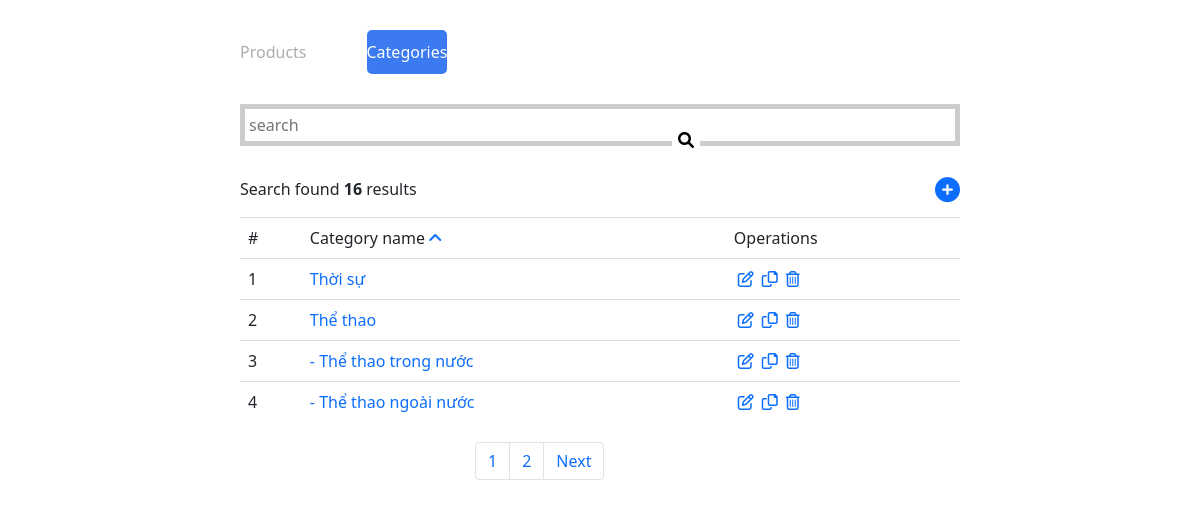
The page /?mod=home&controller=index&action=sort&sort=DESC&attr=title on the database its author committed.
### tables this page shows
CREATE TABLE `tbl_cat` (
  `cat_id` int(11) NOT NULL,
  `title` varchar(500) NOT NULL,
  `parent_id` int(11) NOT NULL
);

### libraries/database.php (called while the page is built, shortened)
<?php
function db_query($query_string) {
    global $conn;
    $result = mysqli_query($conn, $query_string);
    return $result;
}
function db_fetch_array($query_string) {
    $result = array();
    $mysqli_result = db_query($query_string);
    while ($row = mysqli_fetch_assoc($mysqli_result)) {
        $result[] = $row;
    }
    return $result;
}
function db_num_rows($query_string) {
    $mysqli_result = db_query($query_string);
	return mysqli_num_rows($mysqli_result);
}

### modules/home/controllers/indexController.php (called while the page is built, shortened)
<?php
function sortAction(){
    load_view('cat');
}

### core/router.php (called while the page is built, shortened)
<?php
$action_name = get_action().'Action';
call_function(array('construct', $action_name));

### core/appload.php (called while the page is built, shortened)
<?php
require CONFIGPATH . DIRECTORY_SEPARATOR . 'database.php';
require LIBPATH . DIRECTORY_SEPARATOR . 'database.php';
require LIBPATH . DIRECTORY_SEPARATOR . 'data_tree.php';
require LIBPATH . DIRECTORY_SEPARATOR . 'pagination.php';
require COREPATH . DIRECTORY_SEPARATOR . 'base.php';
require COREPATH . DIRECTORY_SEPARATOR . 'router.php';

### index.php (called while the page is built, shortened)
<?php
require COREPATH.DIRECTORY_SEPARATOR.'appload.php';

### libraries/data_tree.php (called while the page is built, shortened)
<?php
function data_tree($data, $parent_id = 1, $level = 0){
    $result = array();
    foreach($data as $item){
        if($item['parent_id'] == $parent_id){
            $item['level'] = $level;
            $result[] = $item;
            $child = data_tree($data, $item['cat_id'], $level+1);
            $result = array_merge($result, $child);
        }
    }
    return $result;
}

### modules/home/views/catView.php (the view, shortened to what this page needs)
<?php
$data_cat = db_fetch_array('SELECT* FROM `tbl_cat`');
$list_cat_all = data_tree($data_cat, 0);
$num_per_page = 10;
$list_num_page = db_num_page('tbl_cat', $num_per_page);
$total_row = count($list_cat_all);
$num_page = ceil($total_row / $num_per_page);
$page_num = (int) !empty($_GET['page_id']) ? $_GET['page_id'] : 1;
$start = ($page_num - 1) * $num_per_page;
$sort = "";
if (isset($_GET['sort']) && !empty($_GET['sort']) && isset($_GET['attr']) && isset($_GET['attr'])) {
    $sort = $_GET['sort'];
    $attr = $_GET['attr'];
    $list_product_cat = db_fetch_array("SELECT * FROM `tbl_cat` ORDER BY `$attr` $sort LIMIT $start,$num_per_page");
    $list_product_cat_all = data_tree($list_product_cat, 0);
}
?>
<div class="main">
    <div id="search" class="">
        <form method="GET">
            <input class="p-1" type="text" name="value" id="form_search" placeholder="search">
            <button type="submit" id="btn_search" name="btn_search" value="Tìm kiếm"><i
                    class="fa-solid fa-magnifying-glass"></i></button>
        </form>
    </div>
    <div class="d-flex mt-3 justify-content-between">
        <p>Search found <b><?php echo $total_row; ?></b> results</p>
        <a href="?mod=home&controller=index&action=add_cat"><i class="fa-solid fa-circle-plus" style="font-size:25px;"></i></a>
    </div>
    <table>
        <thead>
            <tr>
                <td>#</td>
                <td>Category name
                    <?php
                    if ($sort == "DESC" && $attr = "title") {
                        ?>
                        <a href="?mod=home&controller=index&action=sort&sort=ASC&attr=title">
                            <i class="fa-solid fa-angle-up"></i>
                        </a>
                        <?php
                    } else {
                        ?>
                        <a href="?mod=home&controller=index&action=sort&sort=DESC&attr=title">
                            <i class="fa-solid fa-angle-down"></i>
                        </a>
                        <?php
                    }
                    ?>
                </td>
                <td>Operations</td>
            </tr>
        </thead>
        <tbody>
            <?php
            if (isset($_GET['sort'])) {
                $temp = 0;
                foreach ($list_product_cat_all as $cat) {
                    $temp++
                    ?>
                    <tr>
                        <td><?php echo $temp ?></td>
                        <td><a class="text-decoration-none" href="?mod=home&controller=index&action=detail&cat_id=<?php echo $cat['cat_id'] ?>" title=""><?php echo str_repeat('-', $cat['level']) . ' ' . $cat['title'] ?></a></td>
                        <td>
                            <div class="d-flex">
                                <a href="?mod=home&controller=index&action=update_cat&cat_id=<?php echo $cat['cat_id'] ?>" class="mx-1"><i class="fa-regular fa-pen-to-square"></i></a>
                                <a href="?mod=home&controller=index&action=copy&cat_id=<?php echo $cat['cat_id'] ?>" class="mx-1"><i class="fa-regular fa-copy"></i></a>
                                <a href="?mod=home&controller=index&action=delete_cat&cat_id=<?php echo $cat['cat_id'] ?>" class="mx-1"><i class="fa-regular fa-trash-can"></i></a>
                            </div>
                        </td>
                    </tr>
                    <?php
                }
            }
            ?>
        </tbody>
    </table>
    <section>
        <nav aria-label="Page navigation example">
            <?php echo get_pagging($num_page, $page_num, "?mod=home&controller=index&action=index") ?>
        </nav>
    </section>
</div>

### core/base.php (shortened to what this page needs)
<?php
function get_module() {
    global $config;
    $module = isset($_GET['mod']) ? $_GET['mod'] : $config['default_module'];
    return $module;
}
function call_function($list_function = array()) {
    if (is_array($list_function)) {
        foreach ($list_function as $f) {
            if (function_exists($f())) {
                $f();
            }
        }
    }
}
function load_view($name, $data_send = array()) {
    $data = $data_send;
    $path = MODULESPATH . DIRECTORY_SEPARATOR . get_module() . DIRECTORY_SEPARATOR . 'views' . DIRECTORY_SEPARATOR . $name . 'View.php';
    if (file_exists($path)) {
        require $path;
    } else {
        echo "Không tìm thấy {$path}";
    }
}
function get_header($name = '') {
    global $data;
    if (empty($name)) {
        $name = 'header';
    } else {
        $name = "header-{$name}";
    }
    $path = LAYOUTPATH . DIRECTORY_SEPARATOR . $name . '.php';
    if (file_exists($path)) {
        if (is_array($data)) {
            foreach ($data as $key => $a) {
                $$key = $a;
            }
        }
        require $path;
    } else {
        echo "Không tìm thấy {$path}";
    }
}
function get_footer($name = '') {
    global $data;
    if (empty($name)) {
        $name = 'footer';
    } else {
        $name = "footer-{$name}";
    }
    $path = LAYOUTPATH . DIRECTORY_SEPARATOR . $name . '.php';
    if (file_exists($path)) {
        if (is_array($data)) {
            foreach ($data as $key => $a) {
                $$key = $a;
            }
        }
        require $path;
    } else {
        echo "Không tìm thấy {$path}";
    }
}
?>

### public/css/listCat.css (style rules this page uses)
#search #form_search { display: inline-block; width: 100%; border: 5px solid #ccc; }
#search #btn_search { position: absolute; top: 127px; right: 500px; border: none; background-color: #fff; }
table { width: 100%; max-width: 100%; margin-bottom: 20px; }
table>thead>tr>th, table>tbody>tr>th, table>thead>tr>td, table>tbody>tr>td { padding: 8px; vertical-align: top; border-top: 1px solid #dddddd; height: 30px; }
section { width: 250px; margin: 0 auto; }

### public/css/addCat.css (style rules this page uses)
.main input { display: block; padding: 5px 10px; border: 1px solid #ddd; width: 35%; margin-bottom: 15px; }

### rows shown on the page
tbl_cat: title "Thời sự"
tbl_cat: title "Thể thao"
tbl_cat: level "-", title "Thể thao trong nước"
tbl_cat: level "-", title "Thể thao ngoài nước"

### other values the page prints
$total_row "16"
